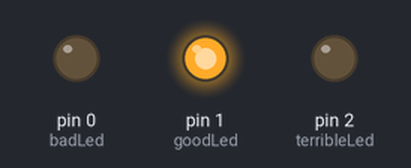
Bench run of a sketch on a simulated Arduino Uno, built with avr-gcc and run on an emulated ATmega328P. On the bench: output pins drawn as LEDs (lit = HIGH).

Above: at 0.1 s.
Timing chart, 0 to 1.6 s (numbered marks = the images above):
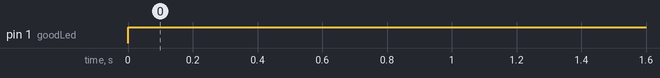

The sketch:

main.ino
```cpp
// This file does not incorporate accurate values, however
// it will be updated soon.

int goodValue = 1;
int badValue = 2;
int terribleValue = 3;
// these values are not accurate

int terribleLed = 2;
int goodLed = 1;
int badLed = 0;
// led pin values

int light = analogRead(A3);

void setup() {
    pinMode(A3, INPUT);
    pinMode(goodLed, OUTPUT);
    pinMode(badLed, OUTPUT);
    pinMode(terribleLed, OUTPUT);
}

void loop() {
    if (light < goodValue)
    {
        digitalWrite(goodLed, HIGH);
        digitalWrite(badLed, LOW);
        digitalWrite(terribleLed, LOW);
    }
    else if (light > terribleValue)
    {
        digitalWrite(terribleLed, HIGH);
        digitalWrite(goodLed, LOW);
        digitalWrite(badLed, LOW);
    }
    else
    {
        digitalWrite(badLed, HIGH);
        digitalWrite(terribleLed, LOW);
        digitalWrite(goodLed, LOW);
    }
}
```

Measured:
- by itself, pin 1 (goodLed): LOW → HIGH at 0.00 s
